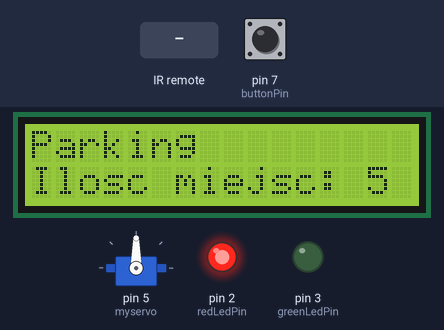
This sketch was run on a simulated Arduino Uno, built with avr-gcc and run on an emulated ATmega328P. On the bench: servo, 16×2 character LCD, output pins drawn as LEDs (lit = HIGH). Inputs (shaded band) come from the test bench; at power-on: pin 7 (buttonPin) HIGH. What the sketch prints to the serial monitor is not drawn.

Above: at 1.2 s.
1.3 s: infrared code 0xE916FF00 received
At 1.6 s:
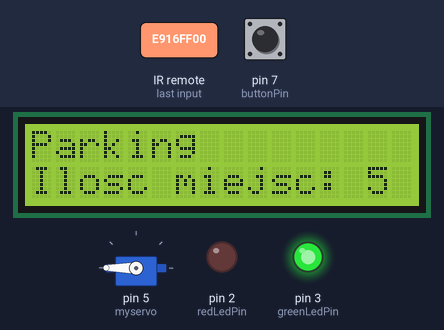
4.3 s: pin 7 (buttonPin) pulled LOW for 0.15 s
At 5.1 s:
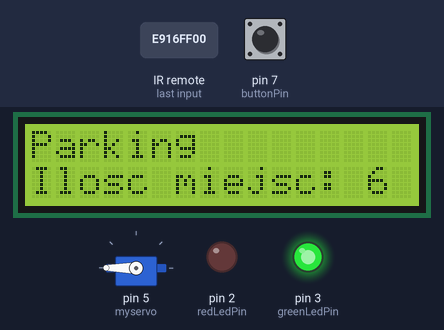
7.4 s: pin 7 (buttonPin) pulled LOW for 1 s
At 11.2 s:
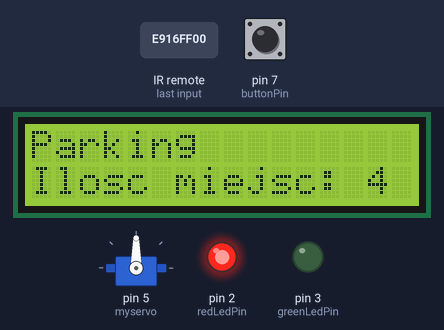
Timing chart, 0 to 12.7 s (numbered marks = the images above; inputs shaded):
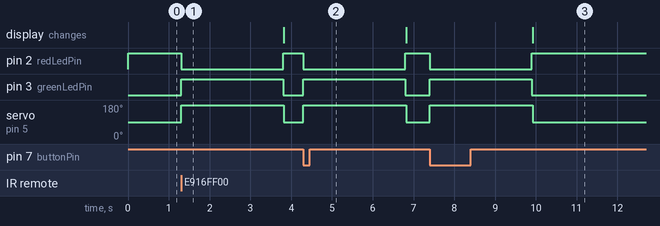

The sketch:

Parking.ino
```cpp
// przycisk
const int buttonPin = 7;              // pin przycisku
int buttonState = 0;                  // aktualny stan przycisku
int lastButtonState = 0;              // poprzedni stan przycisku

// serwo
#include <Servo.h>
Servo myservo;                        // obiekt serwa

// odbiornik IR
#include <IRremote.h>
const int RECV_PIN = 4;               // pin odbiornika IR

// wyświetlacz
#include <Wire.h>
#include <LiquidCrystal_I2C.h>
LiquidCrystal_I2C lcd(0x27, 16, 2);   // adres i rozmiar wyświetlacza
int miejsca = 5;                      // liczba miejsc parkingowych

// diody
const int redLedPin = 2;              // pin czerwonej diody
const int greenLedPin = 3;            // pin zielonej diody

// kody pilota
unsigned long kodPilota = 0xE916FF00; // kod przycisku z pilota

void setup() {
  pinMode(redLedPin, OUTPUT);         // ustawienie pinu czerwonej diody jako wyjście
  pinMode(greenLedPin, OUTPUT);       // ustawienie pinu zielonej diody jako wyjście
  digitalWrite(redLedPin, HIGH);      // czerwona dioda włączona
  digitalWrite(greenLedPin, LOW);     // zielona dioda wyłączona

  pinMode(buttonPin, INPUT_PULLUP);   // przycisk z wewnętrznym rezystorem podciągającym

  myservo.attach(5);                  // serwo na pinie 5
  myservo.write(90);                  // szlaban w dół

  IrReceiver.begin(RECV_PIN, ENABLE_LED_FEEDBACK); // inicjalizacja odbiornika IR

  lcd.init();                         // inicjalizacja LCD
  lcd.backlight();                    // włączenie podświetlenia
  lcd.setCursor(0, 0);                // początek pierwszej linii
  lcd.print("Parking");               // tekst na LCD
  lcd.setCursor(0, 1);                // początek drugiej linii
  lcd.print("Ilosc miejsc: ");        // tekst na LCD
  lcd.print(miejsca);                 // wyświetlenie liczby miejsc

  Serial.begin(9600);                 // komunikacja szeregowa z PC
}

void loop() {
  buttonState = digitalRead(buttonPin);                           // odczyt stanu przycisku
  if (buttonState != lastButtonState && buttonState == LOW) {     // jeśli przycisk wciśnięty
    otworzSzlaban();                                              // otwarcie szlabanu
    miejsca = max(miejsca - 1, 0);                                // zmniejszenie liczby miejsc
    pokazMiejsca();                                               // aktualizacja LCD
    delay(50);                                                    // małe opóźnienie
  }
  lastButtonState = buttonState;                                  // zapamiętanie stanu przycisku

  if (IrReceiver.decode()) {                                      // sprawdzanie sygnału IR
    unsigned long sygnal = IrReceiver.decodedIRData.decodedRawData; // przypisanie zmiennej surowej wartości kodu przycisku
    Serial.print("Kod IR: 0x");                                   // wypisanie kodu
    Serial.println(sygnal, HEX);

    if (sygnal == kodPilota) {                                    // jeśli kod pasuje
      otworzSzlaban();                                            // otwarcie szlabanu
      miejsca = max(miejsca + 1, 0);                              // zwiększenie liczby miejsc
      pokazMiejsca();                                             // aktualizacja LCD
    }

    IrReceiver.resume();                                          // gotowość na kolejny sygnał
  }
}

// --- funkcje ---
void otworzSzlaban() {
  digitalWrite(redLedPin, LOW);                                   // czerwona dioda wyłączona
  digitalWrite(greenLedPin, HIGH);                                // zielona dioda włączona
  myservo.write(180);                                             // szlaban w górę
  delay(2500);                                                    // czas otwarcia
  digitalWrite(greenLedPin, LOW);                                 // zielona dioda wyłączona
  digitalWrite(redLedPin, HIGH);                                  // czerwona dioda włączona
  myservo.write(90);                                              // szlaban w dół
}

void pokazMiejsca() {
  lcd.setCursor(0, 1);                                            // początek drugiej linii
  lcd.print("Ilosc miejsc:   ");                                  // wyczyszczenie linii
  lcd.setCursor(14, 1);                                           // ostatnie dwie kolumny
  lcd.print(miejsca);                                             // wyświetlenie liczby miejsc
}
```

Measured:
- after the input at 1.3 s, pin 2 (redLedPin): HIGH → LOW at once, → HIGH 2.5 s later; pin 3 (greenLedPin): LOW → HIGH at once, → LOW 2.5 s later; servo on pin 5 (myservo): 90° → 180° at once, → 90° 2.5 s later
- after the input at 4.3 s, pin 2 (redLedPin): HIGH → LOW at once, → HIGH 2.5 s later; pin 3 (greenLedPin): LOW → HIGH at once, → LOW 2.5 s later; servo on pin 5 (myservo): 90° → 180° at once, → 90° 2.5 s later
- after the input at 7.4 s, pin 2 (redLedPin): HIGH → LOW at once, → HIGH 2.5 s later; pin 3 (greenLedPin): LOW → HIGH at once, → LOW 2.5 s later; servo on pin 5 (myservo): 90° → 180° at once, → 90° 2.5 s later; the display: changes after 2.5 s (image 3)
